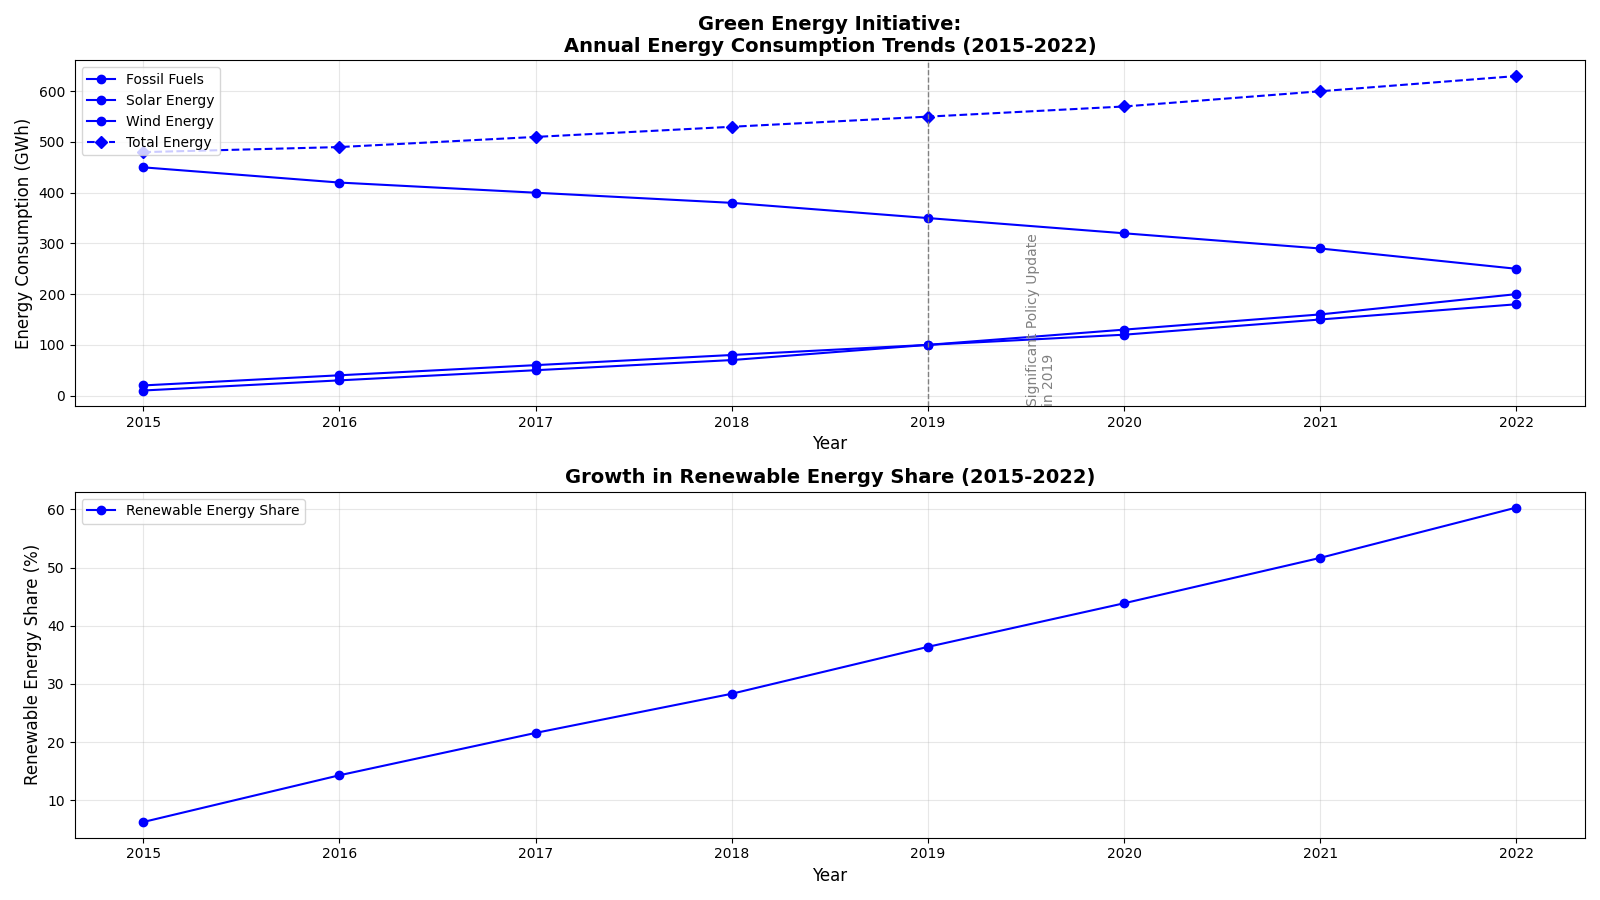

Write the Python code that produced this figure.
import matplotlib.pyplot as plt
import numpy as np

# Define the years of the study
years = np.arange(2015, 2023)

# Energy consumption data (in GWh) for different sources
fossil_fuels = np.array([450, 420, 400, 380, 350, 320, 290, 250])
solar_energy = np.array([10, 30, 50, 70, 100, 130, 160, 200])
wind_energy = np.array([20, 40, 60, 80, 100, 120, 150, 180])

# Total energy consumption
total_energy = fossil_fuels + solar_energy + wind_energy

# Calculate the share of renewable energy
share_renewable = (solar_energy + wind_energy) / total_energy * 100

plt.figure(figsize=(16, 9))

# Subplot 1: Annual energy consumption trends
plt.subplot(2, 1, 1)
plt.plot(years, fossil_fuels, label='Fossil Fuels', color='blue', marker='o', linestyle='-')
plt.plot(years, solar_energy, label='Solar Energy', color='blue', marker='o', linestyle='-')
plt.plot(years, wind_energy, label='Wind Energy', color='blue', marker='o', linestyle='-')
plt.plot(years, total_energy, label='Total Energy', color='blue', marker='D', linestyle='--')

plt.axvline(x=2019, color='gray', linestyle='--', linewidth=1)
plt.text(2019.5, 150, 'Significant Policy Update\nin 2019', rotation=90, verticalalignment='center', fontsize=10, color='gray')

plt.title('Green Energy Initiative:\nAnnual Energy Consumption Trends (2015-2022)', fontsize=14, fontweight='bold')
plt.xlabel('Year', fontsize=12)
plt.ylabel('Energy Consumption (GWh)', fontsize=12)
plt.legend(loc='upper left', fontsize=10)
plt.grid(alpha=0.3)

# Subplot 2: Growth in renewable energy share
plt.subplot(2, 1, 2)
plt.plot(years, share_renewable, label='Renewable Energy Share', color='blue', marker='o', linestyle='-')

plt.title('Growth in Renewable Energy Share (2015-2022)', fontsize=14, fontweight='bold')
plt.xlabel('Year', fontsize=12)
plt.ylabel('Renewable Energy Share (%)', fontsize=12)
plt.legend(loc='upper left', fontsize=10)
plt.grid(alpha=0.3)

plt.tight_layout()
plt.show()
